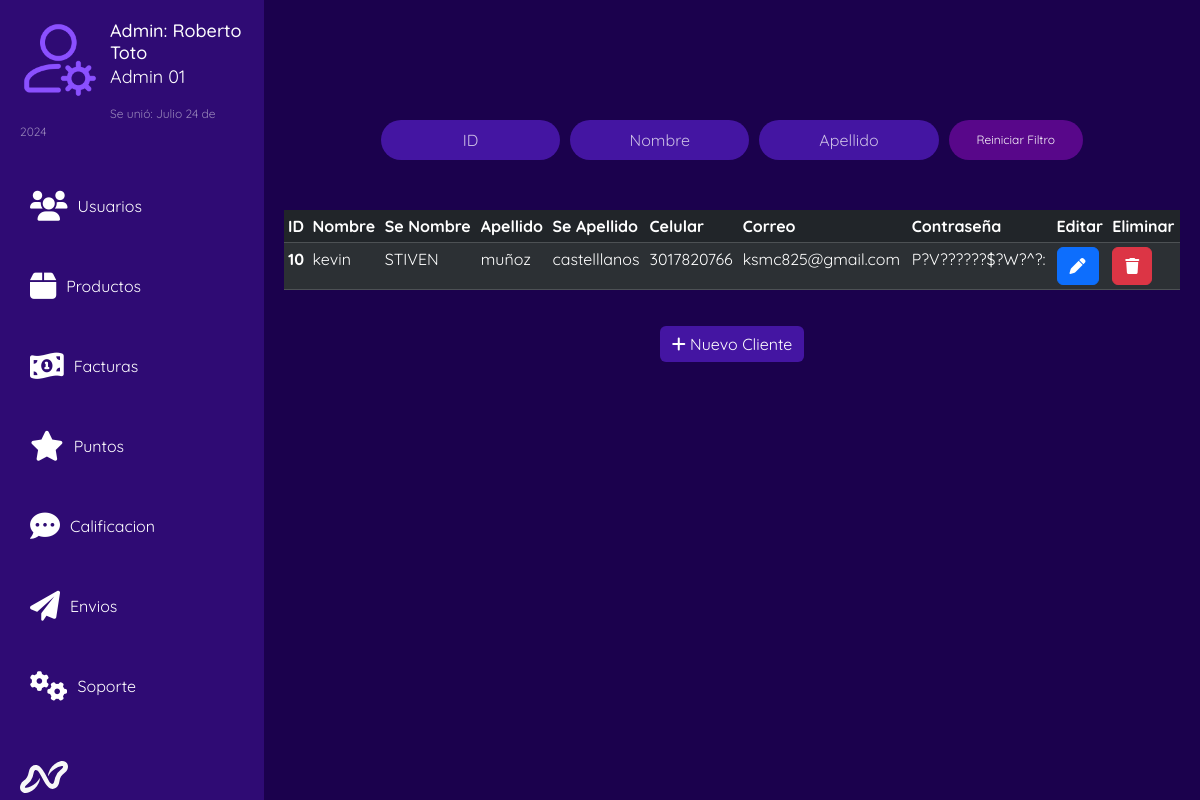
Before: /admin/indexadmin.php with the older database file.
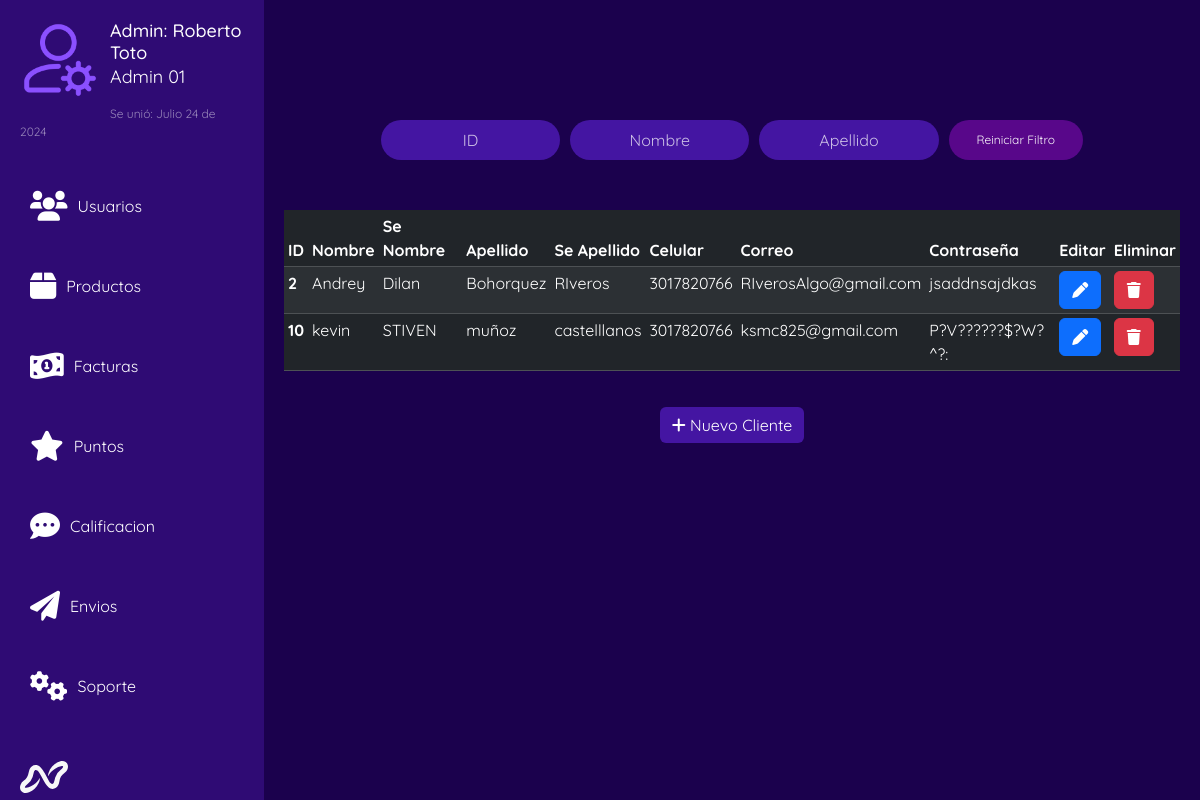
After: the same page with the newer database file.
### tables this page shows
CREATE TABLE `usuario` (
  `idUsuario` int(5) NOT NULL,
  `nombreUsuario` varchar(50) NOT NULL,
  `senombreUsuario` varchar(20) DEFAULT NULL,
  `apellidoUsuario` varchar(20) NOT NULL,
  `seapellidoUsuario` varchar(20) DEFAULT NULL,
  `correoUsuario` varchar(50) NOT NULL,
  `celularUsuario` varchar(50) NOT NULL,
  `contrasenaUsuario` text NOT NULL
);

### admin/indexadmin.php (the view, shortened to what this page needs)
<?php
$db = new Database();
$con = $db->conectar();
$sql = $con->prepare("SELECT * FROM usuario");
$sql->execute();
$resultado = $sql->fetchAll(PDO::FETCH_ASSOC);
?>
<!DOCTYPE html>
<html lang="en">
<head>
    <link rel="stylesheet" href="../css/admin/stylesadmin.css">
    <link rel="stylesheet" href="https://cdnjs.cloudflare.com/ajax/libs/font-awesome/6.0.0-beta3/css/all.min.css">
    <link href="https://cdn.jsdelivr.net/npm/bootstrap@5.3.3/dist/css/bootstrap.min.css" rel="stylesheet">
</head>
<body>
    <div class="container1">
        <div class="sidebar">
            <aside>
                <div class="profile">
                    <img src="img-admin/setting.png" alt="">
                    <h2 class="texto1">Admin: Roberto Toto</h2>
                    <p class="texto1">Admin 01</p>
                    <p class="texto2">Se unió: Julio 24 de 2024</p>
                </div>
                <div class="contmenu-logo">
                    <nav class="menu">
                    <ul class="ul-menu">
                            <li>
                                <label for="usuarios">
                                    <i class="fas fa-users" style="font-size: 30px;"></i> Usuarios
                                </label>
                            </li>
                            <li>
                                <label for="productos">
                                    <i class="fas fa-box" style="font-size: 30px;"></i> Productos
                                </label>
                            </li>
                            <li>
                                <label for="factura">
                                <i class="fa-solid fa-money-bill-1-wave " style="font-size: 30px;" ></i> Facturas
                                </label>
                            </li>
                            <li>
                                <label for="puntos">
                                    <i class="fas fa-star" style="font-size: 30px;"></i> Puntos
                                </label>
                            </li>
                            <li>
                                <label for="calificacion">
                                <i class="fa-solid fa-comment-dots" style="font-size: 30px;"></i> Calificacion
                                </label>
                            </li>
                            <li>
                                <label for="envios">
                                <i class="fa-solid fa-paper-plane"  style="font-size: 30px;"></i> Envios
                                </label>
                            </li>
                            <li>
                                <label for="soporte">
                                    <i class="fas fa-cogs" style="font-size: 30px;"></i> Soporte
                                </label>
                            </li>
                        </ul>
                    </nav>
                    <img src="img-admin/logoNVS.svg" alt="" class="logo">
                </div>
            </aside>
        </div>
        <main class="main-content1">
            <div class="filter">
                <input type="text" placeholder="ID">
                <input type="text" placeholder="Nombre">
                <input type="text" placeholder="Apellido">
                <button>Reiniciar Filtro</button>
            </div>
            <div class="table-responsive">
                <table class="table table-sm table-striped table-dark">
                    <thead>
                        <tr>
                            <th scope="col">ID</th>
                            <th scope="col">Nombre</th>
                            <th scope="col">Se Nombre</th>
                            <th scope="col">Apellido</th>
                            <th scope="col">Se Apellido</th>
                            <th scope="col">Celular</th>
                            <th scope="col">Correo</th>
                            <th scope="col">Contraseña</th>
                            <th scope="col">Editar</th>
                            <th scope="col">Eliminar</th>
                        </tr>
                    </thead>
                    <tbody>
                        <?php foreach ($resultado as $row) { ?>
                            <tr>
                                <th scope="row"><?php echo $row['idUsuario']; ?></th>
                                <td><?= $row['nombreUsuario']; ?></td>
                                <td><?= $row['senombreUsuario']; ?></td>
                                <td><?= $row['apellidoUsuario']; ?></td>
                                <td><?= $row['seapellidoUsuario']; ?></td>
                                <td><?php echo $row['celularUsuario']; ?></td>
                                <td><?php echo $row['correoUsuario']; ?></td>
                                <td><?php echo $row['contrasenaUsuario']; ?></td>
                                <td>
                                    <button type="button"
                                        class="btn btn-primary" data-bs-toggle="modal" data-bs-target="#exampleModal" data-bs-id="<?= $row['idUsuario'] ?>">
                                        <i class="fa-solid fa-pen"></i>
                                    </button>
                                </td>
                                <td><button class="btn btn-danger" data-bs-toggle="modal" data-bs-target="#deleteModal" data-bs-id="<?= $row['idUsuario'] ?>"><i class="fa-solid fa-trash"></i></button></td>
                            </tr>
                        <?php } ?>
                    </tbody>
                </table>
            </div>
            <section>
                <button type="button"
                    class="btn btn-primary" style="background-color: #4415A2; border: none;"
                    data-bs-toggle="modal" data-bs-target="#insertModal">
                    <i class="fa-solid fa-plus"></i> Nuevo Cliente
                </button>
            </section>
    </div>
</body>
</html>

### css/admin/stylesadmin.css (style rules this page uses)
body { margin: 0; background-color: #1B014D !important; font-family: FuenteNVS !important; }
.container1 { display: flex !important; background-color: #1B014D !important; height: 100vh !important; width: 100vw !important; margin: 0 !important; }
.sidebar { color: #fff !important; overflow-y: scroll !important; width: 22% !important; height: 100vh!important; background-color: #2F0B74; padding: 20px; display: flex !important; flex-direction: column !important; }
.profile { text-align: left; margin-bottom: 40px; }
.profile img { width: 80px; margin: 0 auto 10px; float: left; margin-right: 10px; }
.texto1 { font-size: 1.5vw; margin-bottom: 0; margin-top: 0; }
.texto2 { font-size: 1vw; padding-top: 15px; color: #ffffff81; }
.contmenu-logo { display: flex; flex-direction: column; justify-content: space-between; min-height: 66vh; height: auto; }
.menu { display: flex; flex-direction: column; justify-content: left; margin-left: 0; text-align: left; }
.menu .ul-menu { display: flex; flex-direction: column; gap: 30px; list-style-type: none; padding: 0; margin: 0; }
.menu .ul-menu li { margin: 0; cursor: pointer; display: block; align-items: flex-start; position: relative; transition: .1s; }
.menu .ul-menu li i { margin-right: 10px; }
.menu ul li label { display: flex; align-items: center; padding: 10px; border-radius: 5px; cursor: pointer; width: 100%; }
.logo { margin-top: 50px; width: 4vw; }
.main-content1 { box-sizing: border-box; width: 78%; padding: 20px; align-items: center; justify-content: center; }
main section { margin-top: 20px; display: flex; align-items: center; justify-content: center; }
.filter { display: flex; gap: 10px; margin-top: 100px; justify-content: center; margin-bottom: 50px; }
.filter input { padding: 10px; border-radius: 20px; border: none; outline: none; height: 40px; width: 20%; text-align: center; background-color: #4415A2; color: #fff; }
.filter input::placeholder { color: #ffffffb9; }
.filter button { width: 15%; height: 40px; box-sizing: border-box; font-size: 1vw; border-radius: 20px; border: none; background-color: #58078a; color: #fffffff9; cursor: pointer; }

Changed rows visible on the page:
added usuario: idUsuario "2", nombreUsuario "Andrey", senombreUsuario "Dilan", apellidoUsuario "Bohorquez", seapellidoUsuario "RIveros", celularUsuario "3017820766", correoUsuario "RIverosAlgo@gmail.com", contrasenaUsuario "jsaddnsajdkas"
